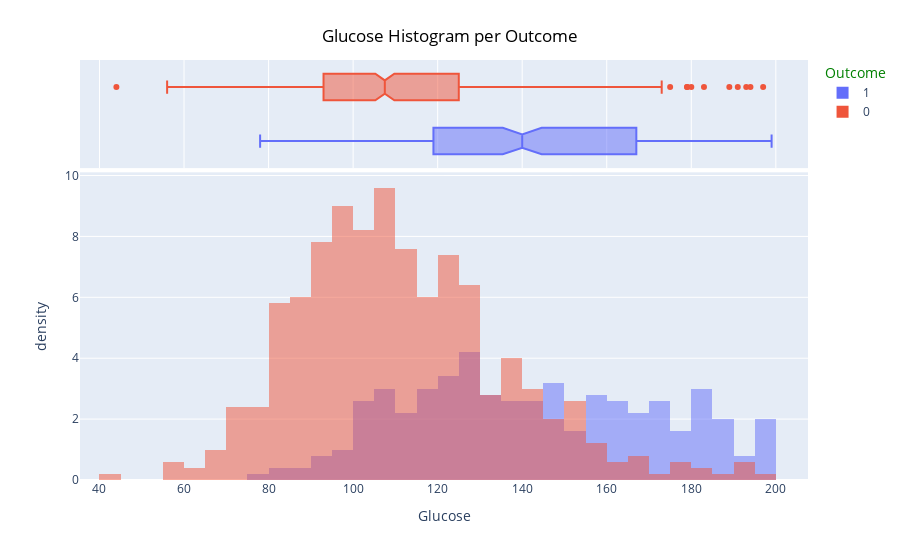

The cell this chart's notebook holds for it:
### Markdown cell above
-----------------------------------------------
# Checking features before modeling

### Code cell
fig = px.histogram(diabetes_df, x="Glucose", 
                   color="Outcome", 
                   marginal="box",
                   barmode ="overlay",
                   histnorm ='density'
                  )  
fig.update_layout(
    title_font_color="black",
    legend_title_font_color="green",
    title={
        'text': "Glucose Histogram per Outcome",
        'x':0.5,
        'xanchor': 'center',
        'yanchor': 'top'},
)
fig.show()

### Figure 1 — Plotly figure (JSON) as saved in the notebook; plotly's stock layout.template omitted (floating-point values rounded to 4 significant figures; data arrays with more than 128 entries replaced by an {"elided": "..."} marker saying what was removed)
{"data": [{"alignmentgroup": "True", "bingroup": "x", "histnorm": "density", "hovertemplate": "Outcome=1<br>Glucose=%{x}<br>density=%{y}<extra></extra>", "legendgroup": "1", "marker": {"color": "#636efa", "opacity": 0.5, "pattern": {"shape": ""}}, "name": "1", "offsetgroup": "1", "orientation": "v", "showlegend": true, "type": "histogram", "x": {"elided": "268 float values"}, "xaxis": "x", "yaxis": "y"}, {"alignmentgroup": "True", "hovertemplate": "Outcome=1<br>Glucose=%{x}<extra></extra>", "legendgroup": "1", "marker": {"color": "#636efa"}, "name": "1", "notched": true, "offsetgroup": "1", "showlegend": false, "type": "box", "x": {"elided": "268 float values"}, "xaxis": "x2", "yaxis": "y2"}, {"alignmentgroup": "True", "bingroup": "x", "histnorm": "density", "hovertemplate": "Outcome=0<br>Glucose=%{x}<br>density=%{y}<extra></extra>", "legendgroup": "0", "marker": {"color": "#EF553B", "opacity": 0.5, "pattern": {"shape": ""}}, "name": "0", "offsetgroup": "0", "orientation": "v", "showlegend": true, "type": "histogram", "x": {"elided": "500 float values"}, "xaxis": "x", "yaxis": "y"}, {"alignmentgroup": "True", "hovertemplate": "Outcome=0<br>Glucose=%{x}<extra></extra>", "legendgroup": "0", "marker": {"color": "#EF553B"}, "name": "0", "notched": true, "offsetgroup": "0", "showlegend": false, "type": "box", "x": {"elided": "500 float values"}, "xaxis": "x2", "yaxis": "y2"}], "layout": {"barmode": "overlay", "legend": {"title": {"font": {"color": "green"}, "text": "Outcome"}, "tracegroupgap": 0}, "margin": {"t": 60}, "title": {"font": {"color": "black"}, "text": "Glucose Histogram per Outcome", "x": 0.5, "xanchor": "center", "yanchor": "top"}, "xaxis": {"anchor": "y", "domain": [0, 1], "title": {"text": "Glucose"}}, "xaxis2": {"anchor": "y2", "domain": [0, 1], "matches": "x", "showgrid": true, "showticklabels": false}, "yaxis": {"anchor": "x", "domain": [0, 0.7326], "title": {"text": "density"}}, "yaxis2": {"anchor": "x2", "domain": [0.7426, 1], "matches": "y2", "showgrid": false, "showline": false, "showticklabels": false, "ticks": ""}}}
